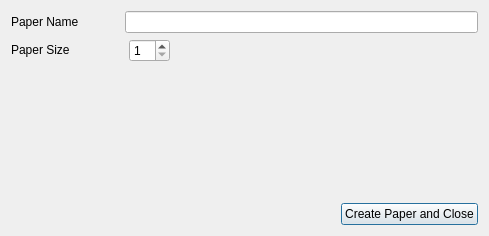
<?xml version="1.0" encoding="UTF-8"?>
<ui version="4.0">
 <class>Dialog</class>
 <widget class="QDialog" name="Dialog">
  <property name="geometry">
   <rect>
    <x>0</x>
    <y>0</y>
    <width>489</width>
    <height>236</height>
   </rect>
  </property>
  <property name="windowTitle">
   <string>Dialog</string>
  </property>
  <layout class="QVBoxLayout" name="verticalLayout_2">
   <item>
    <layout class="QVBoxLayout" name="verticalLayout">
     <property name="sizeConstraint">
      <enum>QLayout::SetDefaultConstraint</enum>
     </property>
     <item>
      <layout class="QHBoxLayout" name="horizontalLayout_2">
       <property name="sizeConstraint">
        <enum>QLayout::SetFixedSize</enum>
       </property>
       <item>
        <widget class="QLabel" name="label">
         <property name="sizePolicy">
          <sizepolicy hsizetype="Preferred" vsizetype="Fixed">
           <horstretch>0</horstretch>
           <verstretch>0</verstretch>
          </sizepolicy>
         </property>
         <property name="text">
          <string>Paper Name</string>
         </property>
        </widget>
       </item>
       <item>
        <spacer name="horizontalSpacer_4">
         <property name="orientation">
          <enum>Qt::Horizontal</enum>
         </property>
         <property name="sizeType">
          <enum>QSizePolicy::Fixed</enum>
         </property>
         <property name="sizeHint" stdset="0">
          <size>
           <width>40</width>
           <height>20</height>
          </size>
         </property>
        </spacer>
       </item>
       <item>
        <widget class="QLineEdit" name="name"/>
       </item>
      </layout>
     </item>
     <item>
      <layout class="QHBoxLayout" name="horizontalLayout_6">
       <item>
        <widget class="QLabel" name="label_2">
         <property name="sizePolicy">
          <sizepolicy hsizetype="Minimum" vsizetype="Fixed">
           <horstretch>0</horstretch>
           <verstretch>0</verstretch>
          </sizepolicy>
         </property>
         <property name="text">
          <string>Paper Size</string>
         </property>
         <property name="alignment">
          <set>Qt::AlignLeading|Qt::AlignLeft|Qt::AlignVCenter</set>
         </property>
        </widget>
       </item>
       <item>
        <spacer name="horizontalSpacer_3">
         <property name="orientation">
          <enum>Qt::Horizontal</enum>
         </property>
         <property name="sizeType">
          <enum>QSizePolicy::Fixed</enum>
         </property>
         <property name="sizeHint" stdset="0">
          <size>
           <width>53</width>
           <height>20</height>
          </size>
         </property>
        </spacer>
       </item>
       <item>
        <widget class="QSpinBox" name="sizeBox">
         <property name="sizePolicy">
          <sizepolicy hsizetype="Fixed" vsizetype="Fixed">
           <horstretch>0</horstretch>
           <verstretch>0</verstretch>
          </sizepolicy>
         </property>
         <property name="minimum">
          <number>1</number>
         </property>
        </widget>
       </item>
       <item>
        <spacer name="horizontalSpacer_2">
         <property name="orientation">
          <enum>Qt::Horizontal</enum>
         </property>
         <property name="sizeHint" stdset="0">
          <size>
           <width>40</width>
           <height>20</height>
          </size>
         </property>
        </spacer>
       </item>
      </layout>
     </item>
     <item>
      <spacer name="verticalSpacer">
       <property name="orientation">
        <enum>Qt::Vertical</enum>
       </property>
       <property name="sizeHint" stdset="0">
        <size>
         <width>20</width>
         <height>40</height>
        </size>
       </property>
      </spacer>
     </item>
     <item>
      <layout class="QHBoxLayout" name="horizontalLayout_5">
       <property name="sizeConstraint">
        <enum>QLayout::SetFixedSize</enum>
       </property>
       <item>
        <spacer name="horizontalSpacer">
         <property name="orientation">
          <enum>Qt::Horizontal</enum>
         </property>
         <property name="sizeHint" stdset="0">
          <size>
           <width>40</width>
           <height>20</height>
          </size>
         </property>
        </spacer>
       </item>
       <item>
        <widget class="QPushButton" name="createButton">
         <property name="sizePolicy">
          <sizepolicy hsizetype="Fixed" vsizetype="Fixed">
           <horstretch>0</horstretch>
           <verstretch>0</verstretch>
          </sizepolicy>
         </property>
         <property name="text">
          <string>Create Paper and Close</string>
         </property>
        </widget>
       </item>
      </layout>
     </item>
    </layout>
   </item>
  </layout>
 </widget>
 <resources/>
 <connections/>
</ui>
